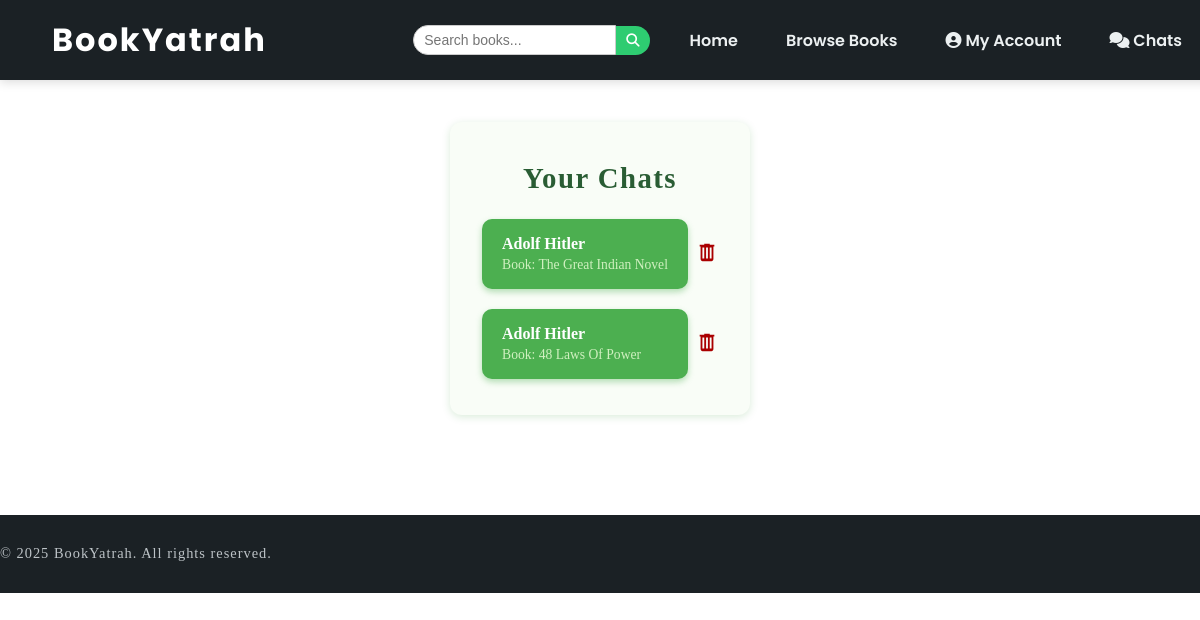
Page /chat/inbox/ (signed in) on the earlier database version.
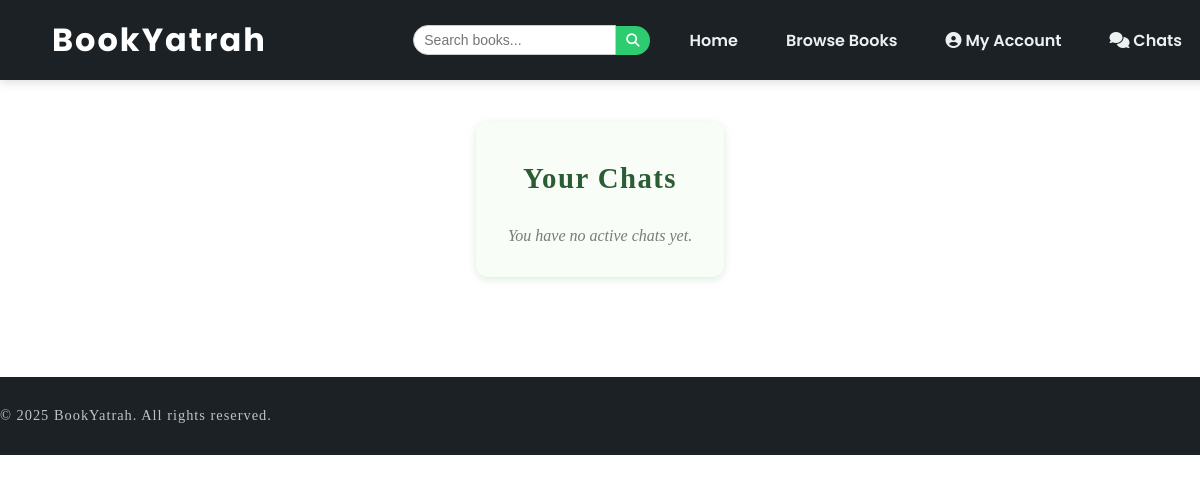
Same page on the later database version.
### exchanges/models.py (models this page shows, shortened)
class ExchangeRequest(models.Model):
    STATUS_CHOICES = [
        ('pending', 'Pending'),
        ('accepted', 'Accepted'),
        ('declined', 'Declined'),
        ('expired', 'Expired'),
    ]
    requester = models.ForeignKey(User, related_name='sent_requests', on_delete=models.CASCADE)
    requested_book = models.ForeignKey(Book, related_name='received_requests', on_delete=models.CASCADE)
    offered_book = models.ForeignKey(Book, related_name='offered_requests', on_delete=models.CASCADE)
    status = models.CharField(max_length=10, choices=STATUS_CHOICES, default='pending')
    timestamp = models.DateTimeField(auto_now_add=True)

### users/models.py (models this page shows, shortened)
class Book(models.Model):
    CONDITION_CHOICES = [
        ('New', 'New'),
        ('Good', 'Good'),
        ('Okay', 'Okay'),
    ]
    owner = models.ForeignKey(User, on_delete=models.CASCADE, related_name='books')
    title = models.CharField(max_length=255)
    author = models.CharField(max_length=255)
    language = models.CharField(max_length=100)
    genres = models.ManyToManyField(Genre, blank=True)
    condition = models.CharField(max_length=10, choices=CONDITION_CHOICES)
    description = models.TextField(blank=True, null=True)
    image = models.ImageField(upload_to='book_images/')
    location = models.CharField(max_length=255)  # autofill from user profile
    preferred_genres = models.ManyToManyField(Genre, related_name='preferred_books', blank=True)
    uploaded_at = models.DateTimeField(auto_now_add=True)

### chat/views.py (the view)
# urls.py: path('inbox/', views.inbox, name='inbox'),
@login_required
def inbox(request):
    exchanges = ExchangeRequest.objects.filter(
        status='accepted'
    ).filter(
        Q(requester=request.user) | Q(requested_book__owner=request.user)
    )
    return render(request, 'chat/inbox.html', {'exchanges': exchanges})

### chat/templates/chat/inbox.html (shortened to what this page needs)
{% extends 'home/base.html' %}
{% block content %}
<div class="exchange-container">
  <h2 class="title">Your Chats</h2>
  {% if exchanges %}
    <ul class="chat-list">
      {% for exchange in exchanges %}
        <li>
          <a class="chat-link" href="{% url 'chat:chat_room' exchange.id %}">
            {% if exchange.requester == user %}
              {{ exchange.requested_book.owner.first_name }} {{ exchange.requested_book.owner.last_name }}
            {% else %}
              {{ exchange.requester.first_name }} {{ exchange.requester.last_name }}
            {% endif %}
            <small>Book: {{ exchange.requested_book.title }}</small>
          </a>
          <form method="POST" action="{% url 'chat:delete_chat' exchange.id %}" onsubmit="return confirm('Are you sure you want to close this exchange? This will cancel the chat for both users.')">
            <button type="submit" class="delete-button" title="Close Chat">
              <svg xmlns="http://www.w3.org/2000/svg" viewBox="0 0 24 24">
                <path d="M9 3v1H4v2h1v14a2 2 0 0 0 2 2h10a2 2 0 0 0 2-2V6h1V4h-5V3H9zm2 4h2v12h-2V7zm-4 0h2v12H7V7zm8 0h2v12h-2V7z"/>
              </svg>
            </button>
          </form>
        </li>
      {% endfor %}
    </ul>
  {% else %}
    <p class="no-chats">You have no active chats yet.</p>
  {% endif %}
</div>
{% endblock %}

### home/templates/home/base.html (shortened to what this page needs)
{% load static %}
<!DOCTYPE html>
<html lang="en">
<head>
  <link rel="stylesheet" href="{% static 'home/style.css' %}" />
  <link rel="stylesheet" href="https://cdnjs.cloudflare.com/ajax/libs/font-awesome/6.5.0/css/all.min.css">
</head>
<body>
<nav class="navbar">
  <div class="container">
    <div class="logo-container">
      <a href="{% url 'home:index' %}" class="logo">BookYatrah</a>
    </div>
<ul class="nav-links">
  <li>
    <form action="{% url 'home:search' %}" method="get" class="search-form">
      <input type="text" name="q" placeholder="Search books..." required />
      <button type="submit"><i class="fa fa-search"></i></button>
    </form>
  </li>
  <li><a href="{% url 'home:index' %}">Home</a></li>
  <li><a href="{% url 'home:index' %}#browse-books">Browse Books</a></li>
  {% if user.is_authenticated %}
    <li><a href="{% url 'users:dashboard' %}"><i class="fa fa-user-circle"></i> My Account</a></li>
    <li><a href="{% url 'chat:inbox' %}"><i class="fa fa-comments"></i> Chats</a></li>
  {% else %}
    <li><a href="{% url 'users:login' %}">Login</a></li>
    <li><a href="{% url 'users:register' %}">Sign Up</a></li>
  {% endif %}
</ul>
  </div>
</nav>
  <main>
    {% block content %}
    {% endblock %}
  </main>
  <footer>
    <div class="container footer-content">
      <p>© 2025 BookYatrah. All rights reserved.</p>
    </div>
  </footer>
</body>
</html>

### home/static/home/style.css (style rules this page uses)
html, body { overflow-x: hidden; margin: 0; padding: 0; scroll-behavior: smooth; }
body { padding-top: 70px; display: flex; flex-direction: column; }
main { flex: 1 0 auto; max-width: 1400px; margin: 0 auto; padding: 20px 2rem; }
.navbar { background: #1b2125; padding: 1rem 2rem; box-shadow: 0 2px 10px rgba(0, 0, 0, 0.15); position: fixed; top: 0; z-index: 1000; animation: slideDown 0.8s ease forwards; width: 100%; }
.navbar .container { display: flex; justify-content: space-between; align-items: center; max-width: 1200px; margin: 0 auto; width: 100%; padding: 0 20px; }
.logo-container { display: flex; align-items: center; margin-right: auto; }
.nav-links { list-style: none; display: flex; gap: 2rem; align-items: center; margin: 0; padding: 0; margin-left: auto; }
.logo { font-family: 'Poppins', sans-serif; font-size: 2rem; font-weight: 700; color: #ffffff; text-decoration: none; letter-spacing: 2px; }
.nav-links li a { font-family: 'Poppins', sans-serif; color: #ecf0f1; text-decoration: none; font-weight: 600; transition: color 0.3s ease; padding: 0.3rem 0.5rem; }
footer { background: #1b2125; color: #bdc3c7; text-align: center; padding: 1rem 0; margin-top: 3rem; font-size: 0.9rem; letter-spacing: 1px; flex-shrink: 0; width: 100%; box-sizing: border-box; }
.footer-content { display: flex; justify-content: space-between; align-items: center; max-width: 1200px; margin: 0 auto; }
.navbar .container { position: relative; }
.search-form { display: flex; align-items: center; }
.search-form input[type="text"] { padding: 6px 10px; border: 1px solid #ccc; border-radius: 20px 0 0 20px; outline: none; font-size: 14px; }
.search-form button { padding: 7px 10px; background-color: #2ecc71; border: none; border-radius: 0 20px 20px 0; color: white; cursor: pointer; transition: background-color 0.3s ease; }

### chat/templates/chat/inbox.html (style rules this page uses)
.exchange-container { max-width: 600px; margin: 2rem auto; padding: 1rem 2rem; background-color: #f9fdf7; border-radius: 12px; box-shadow: 0 2px 8px rgba(0,128,0,0.15); }
.exchange-container .title { text-align: center; color: #2a5d34; font-weight: 700; margin-bottom: 1.5rem; font-size: 1.8rem; letter-spacing: 0.05em; }
p.no-chats { text-align: center; font-style: italic; color: #7a7a7a; margin-top: 2rem; }

Differences in the rows shown:
removed ExchangeRequest: requested_book.owner.first_name "Adolf", requested_book.owner.last_name "Hitler", requested_book "The Great Indian Novel"
removed ExchangeRequest: requester.first_name "Adolf", requester.last_name "Hitler", requested_book "48 Laws Of Power"
Other differences:
text now shown: "You have no active chats yet."
